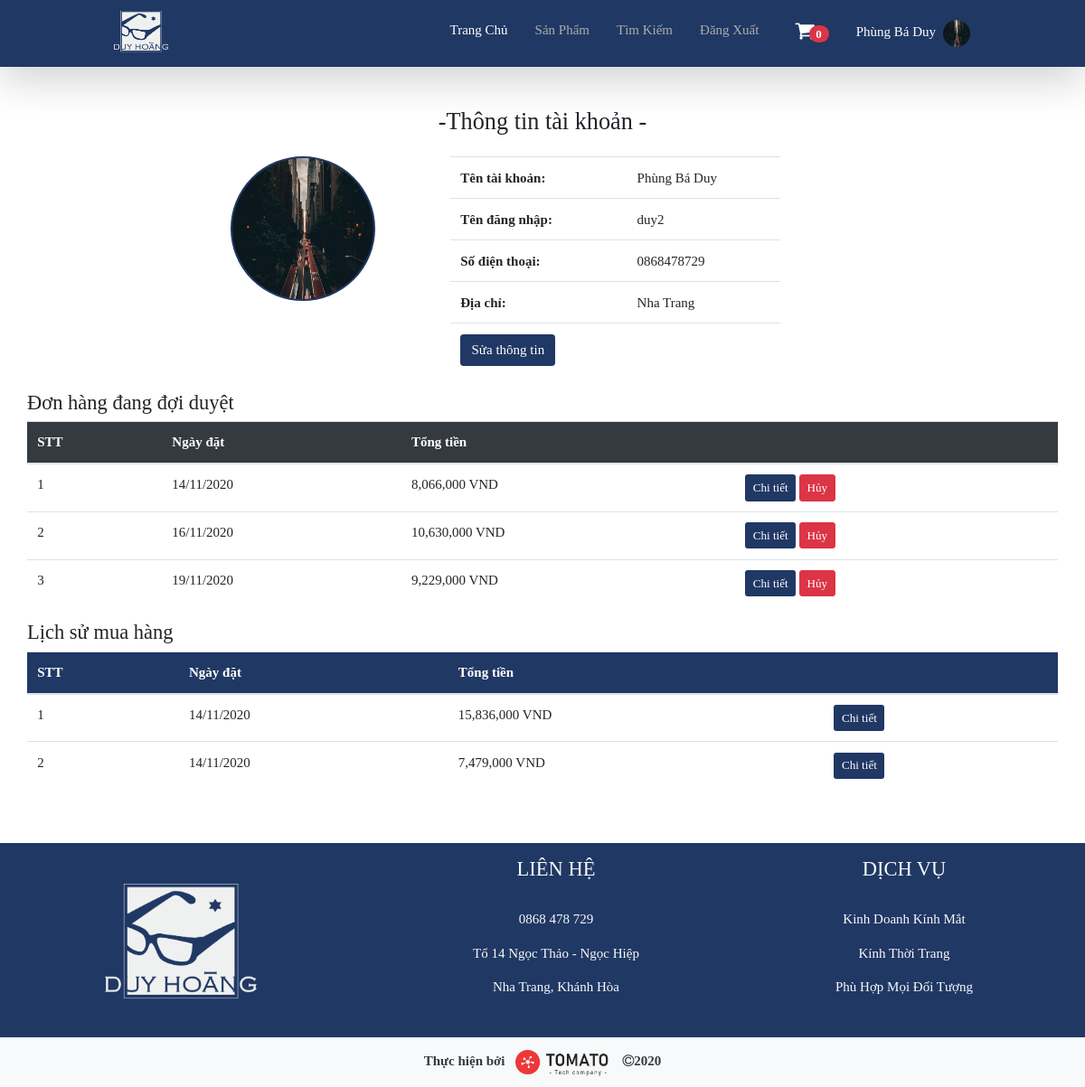
Page /account.php (signed in) on the committed database.
### tables this page shows
CREATE TABLE `account` (
  `id` int(11) NOT NULL,
  `name` varchar(50) DEFAULT NULL,
  `username` varchar(50) DEFAULT NULL,
  `password` varchar(50) DEFAULT NULL,
  `admin` bit(1) DEFAULT NULL,
  `phone` varchar(20) DEFAULT NULL,
  `address` varchar(255) DEFAULT NULL,
  `image` varchar(50) DEFAULT 'avatar.png'
);

CREATE TABLE `bills` (
  `id` int(10) UNSIGNED NOT NULL,
  `id_customer` int(11) DEFAULT NULL,
  `date_order` date DEFAULT NULL,
  `total` float DEFAULT NULL,
  `status` bit(1) DEFAULT b'0'
);

### account.php (the view, shortened to what this page needs)
<!doctype html>
<html lang="en">
    <head>
        <link rel="stylesheet" href="https://stackpath.bootstrapcdn.com/bootstrap/4.3.1/css/bootstrap.min.css">
        <link rel="stylesheet" href="https://maxcdn.bootstrapcdn.com/font-awesome/4.7.0/css/font-awesome.min.css">
        <link rel="stylesheet" href="style.css">
      </head>
  <body>
  <?php
    require_once('db_config/db_connect.php');
    $sql = 'Select * from account join bills
            on account.id = bills.id_customer where id_customer = '. $_SESSION['id'].' AND status=1';
    $result = mysqli_query($conn,$sql);
    $sql_wait = 'Select * from account join bills
            on account.id = bills.id_customer where id_customer = '. $_SESSION['id'].' AND status=0';
    $result_wait = mysqli_query($conn,$sql_wait);
?>
    <?php
        include('header.php');
    ?>
<div class="container mt-5">
    <h3 class=" text-center mb-4">-Thông tin tài khoản -</h3>
    <div class="row">
        <div class="col-4">
            <?php echo '<img class="avt_user" src="img/'.$_SESSION['img'].'">';?>
        </div>
        <div class="col-8">
            <table class="table table-acc">
                <tbody>
                    <tr>
                        <td><b>Tên tài khoản:</b></td>
                        <td><?php echo $_SESSION['name'] ?></td>
                    </tr>
                    <tr>
                        <td><b>Tên đăng nhập: </b></td>
                        <td><?php echo $_SESSION['usn'] ?></td>
                    </tr>
                    <tr>
                        <td><b>Số điện thoại: </b></td>
                        <td><?php echo $_SESSION['phone'] ?></td>
                    </tr>
                    <tr>
                        <td><b>Địa chỉ: </b></td>
                        <td><?php echo $_SESSION['addr'] ?></td>
                    </tr>
                    <tr>
                        <td><a class="btn btn-color" data-toggle="modal" data-target="#checkpass" href="#">Sửa thông tin</a></td>
                        <td></td>
                    </tr>
                </tbody>
            </table>
        </div>
    </div>
    <div class="row">
            <h4>Đơn hàng đang đợi duyệt</h4>
            <table class="table table-hover">
                <thead class="bg-dark text-white">
                    <tr>
                        <th>STT</th>
                        <th>Ngày đặt</th>
                        <th>Tổng tiền</th>
                        <th></th>
                    </tr>
                </thead>
            <tbody>
                <?php
                    $i = 1;
                    while($row = mysqli_fetch_array($result_wait))
                    {
                        echo '
                        <tr>
                            <td>'.$i++.'</td>
                            <td>'.date('d/m/Y',strtotime($row['date_order'])).'</td>
                            <td>'.number_format($row['total']).' VND</td>
                            <td>
                                <a class="btn btn-sm btn-color" href="order_detail.php?id='.$row['id'].'">Chi tiết</a>
                                <a class="btn btn-sm btn-danger" href="bill_delete.php?id='.$row['id'].'">Hủy</a>
                            </td>
                        </tr>';
                    }
                ?>
            </tbody>
            </table>
        </div>
    <div class="row">
        <h4>Lịch sử mua hàng</h4>
        <table class="table table-hover">
            <thead class="bg-color text-white">
                <tr>
                    <th>STT</th>
                    <th>Ngày đặt</th>
                    <th>Tổng tiền</th>
                    <th></th>
                </tr>
            </thead>
        <tbody>
            <?php
                $i = 1;
                while($row = mysqli_fetch_array($result))
                {
                    echo '
                    <tr>
                        <td>'.$i++.'</td>
                        <td>'.date('d/m/Y',strtotime($row['date_order'])).'</td>
                        <td>'.number_format($row['total']).' VND</td>
                        <td>
                            <a class="btn btn-sm btn-color" href="bill_detail.php?id='.$row['id'].'">Chi tiết</a>
                        </td>
                    </tr>';
                }
            ?>
        </tbody>
        </table>
    </div>
</div>
    <?php include('footer.php') ?>
  </body>
</html>

### style.css (style rules this page uses)
:root { --mainColor:#203864; --bgColor:white; }
* { font-family: Bahnschrift Light; font-size: 15px; scroll-behavior: smooth; box-sizing: border-box; }
body { background-color: var(--bgColor); position: relative; }
.bg-color { background-color: var(--mainColor); }
.btn-color { color: white; background-color: var(--mainColor); }
.avt_user { height: 160px !important; width: 160px !important; margin-left: 60%; border-radius: 50%; background-color: #203864 !important; border: 2px solid var(--mainColor); }
.table-acc { width: 50% !important; margin-left: 10%; }

### rows in the picture
account: bills.date_order "14/11/2020", bills.total "8,066,000", bills.date_order "16/11/2020", bills.total "10,630,000", bills.date_order "19/11/2020", bills.total "9,229,000", bills.total "15,836,000", bills.total "7,479,000"

### other values in the picture
$count "0"
$_SESSION['name'] "Phùng Bá Duy"
$_SESSION['usn'] "duy2"
$_SESSION['phone'] "0868478729"
$_SESSION['addr'] "Nha Trang"
